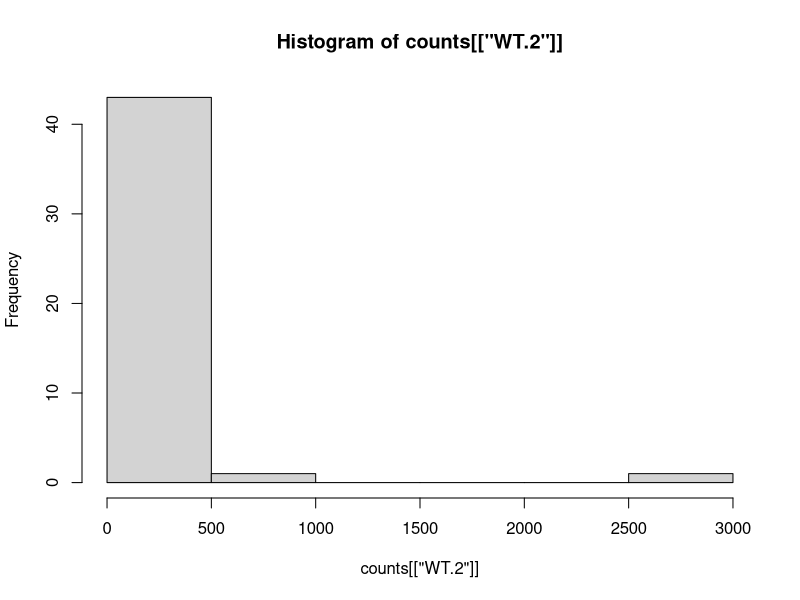
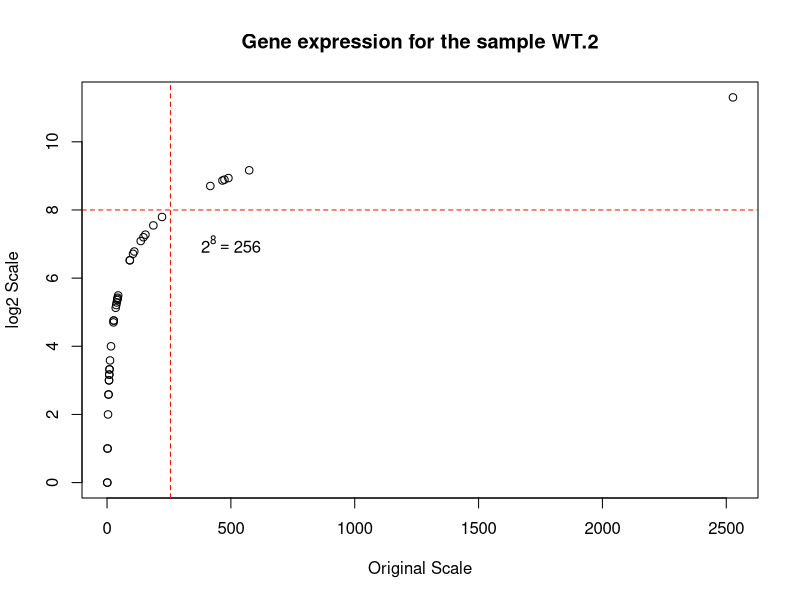
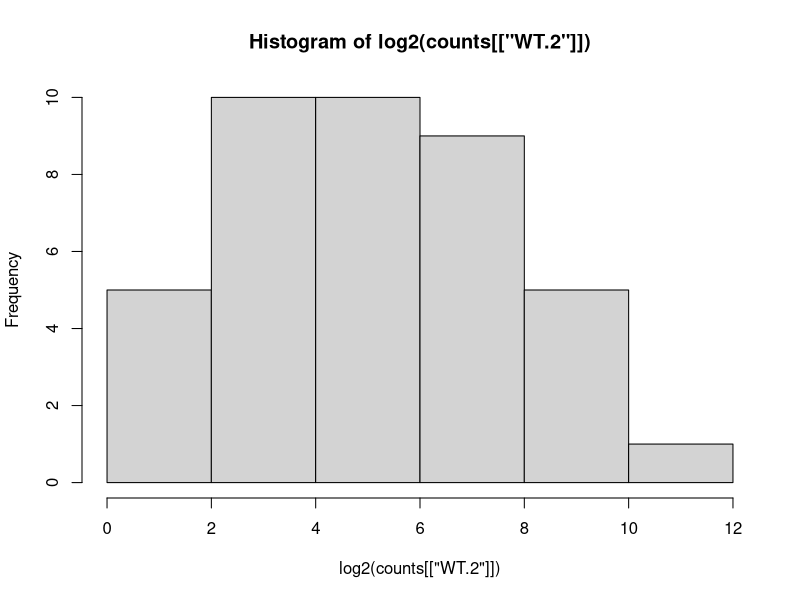

Source code (R) for these figures, in order:
## ---- chunk 1
#| echo: false
#| message: false

library(readr)
counts <- read_csv("../exos_data/read-counts.csv")
## ---- chunk 2
dim(counts)
## ---- chunk 3
mode(counts[["WT.2"]])
## ---- chunk 4
mean(counts[["WT.2"]])
sd(counts[["WT.2"]])
## ---- chunk 5
summary(counts[["WT.2"]])
## ---- chunk 6
hist(counts[["WT.2"]])
## ---- chunk 7
plot(
  x = counts[["WT.2"]], y = log2(counts[["WT.2"]]),
  xlab = "Original Scale", ylab = "log2 Scale",
  main = "Gene expression for the sample WT.2"
)
abline(v = 256, col = "red", lty = 2) # Add vertical line 
abline(h = 8, col = "red", lty = 2) # Add horizontal line
text(x = 500, y = 7, labels = expression(2^8 == 256)) # Add equation
## ---- chunk 8
hist(log2(counts[["WT.2"]]))
